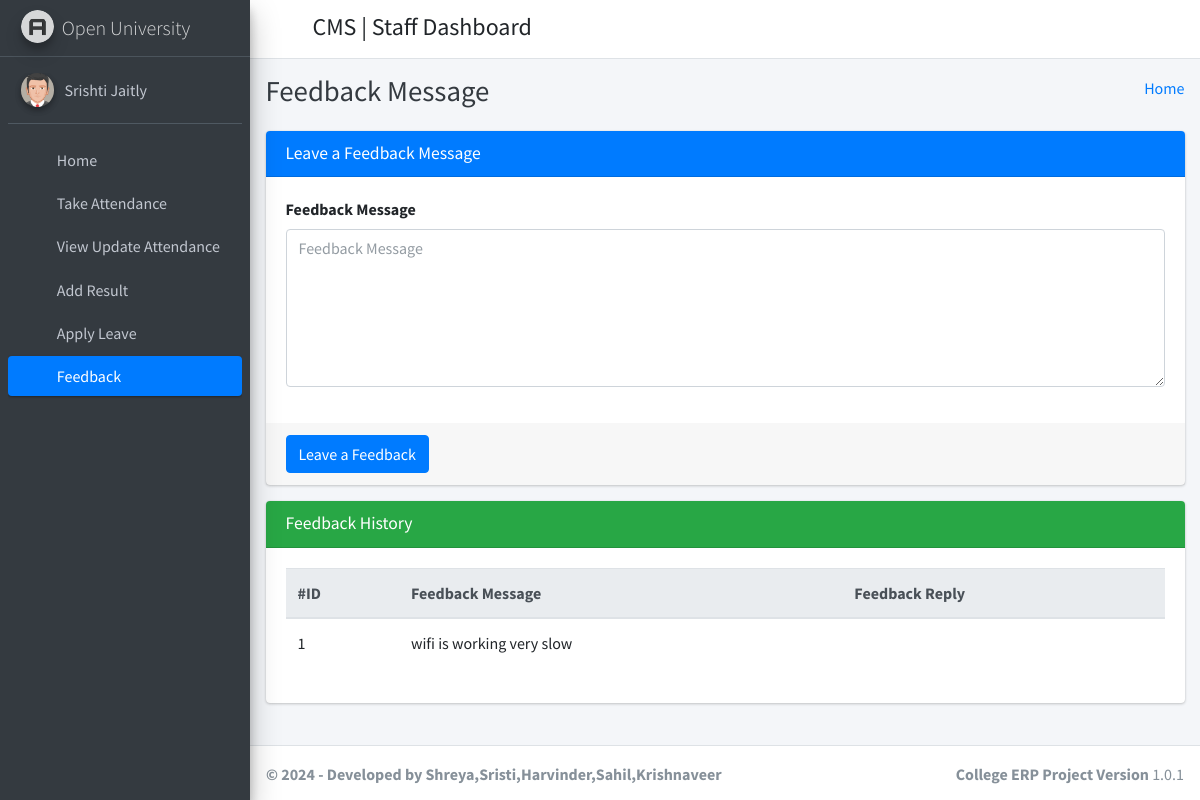
The page /staff_feedback/ (signed in) on the database its author committed.
### student_management_app/models.py (models this page shows)
class CustomUser(AbstractUser):
    user_type_data = ((1, "HOD"), (2, "Staff"), (3, "Student"))
    user_type = models.CharField(default=1, choices=user_type_data, max_length=10)

class FeedBackStaffs(models.Model):
    id = models.AutoField(primary_key=True)
    staff_id = models.ForeignKey(Staffs, on_delete=models.CASCADE)
    feedback = models.TextField()
    feedback_reply = models.TextField()
    created_at = models.DateTimeField(auto_now_add=True)
    updated_at = models.DateTimeField(auto_now=True)
    objects = models.Manager()

### student_management_app/StaffViews.py (the view)
# urls.py: path('staff_feedback/', StaffViews.staff_feedback, name="staff_feedback"),
def staff_feedback(request):
    staff_obj = Staffs.objects.get(admin=request.user.id)
    feedback_data = FeedBackStaffs.objects.filter(staff_id=staff_obj)
    context = {
        "feedback_data":feedback_data
    }
    return render(request, "staff_template/staff_feedback_template.html", context)

### student_management_app/templates/staff_template/staff_feedback_template.html (shortened to what this page needs)
{% extends 'staff_template/base_template.html' %}
{% block page_title %}
    Feedback Message
{% endblock page_title %}
{% block main_content %}
{% load static %}
<section class="content">
        <div class="container-fluid">
            <div class="row">
                <div class="col-md-12">
                    <div class="card card-primary">
                    <div class="card-header">
                        <h3 class="card-title">Leave a Feedback Message</h3>
                    </div>
                    <form method="POST" action="{% url 'staff_feedback_save' %}">
                        <div class="card-body">
                            <div class="form-group">
                                <label>Feedback Message </label>
                                <textarea name="feedback_message" class="form-control" rows="6" placeholder="Feedback Message"></textarea>
                            </div>
                        </div>
                        <div class="card-footer">
                        <button type="submit" class="btn btn-primary">Leave a Feedback</button>
                        </div>
                    </form>
                    </div>
                </div>
            </div>
            <div class="row">
                <div class="col-md-12">
                    <div class="card card-success">
                        <div class="card-header">
                            <h3 class="card-title">Feedback History</h3>
                        </div>
                        <div class="card-body">
                           <div class="table-responsive">
                                <table class="table">
                                    <thead class="thead-light">
                                    <tr>
                                        <th>#ID</th>
                                        <th>Feedback Message</th>
                                        <th>Feedback Reply</th>
                                    </tr>
                                    </thead>
                                    {% for row in feedback_data %}
                                    <tr>
                                        <td>{{ row.id }}</td>
                                        <td>{{ row.feedback }}</td>
                                        <td>{{ row.feedback_reply }}</td>
                                    </tr>
                                    {% endfor %}
                                </table>
                            </div>
                        </div>
                    </div>
                </div>
            </div>
        </div>
      </section>
  {% endblock main_content %}

### student_management_app/templates/staff_template/sidebar_template.html (shortened to what this page needs)
{% load static %}
<aside class="main-sidebar sidebar-dark-primary elevation-4">
      <a href="{% url 'staff_home' %}" class="brand-link">
        <img src="{% static 'dist/img/AdminLTELogo.png' %}" alt="AdminLTE Logo" class="brand-image img-circle elevation-3"
            style="opacity: .8">
        <span class="brand-text font-weight-light">Open University</span>
      </a>
      <div class="sidebar">
        <div class="user-panel mt-3 pb-3 mb-3 d-flex">
          <div class="image">
            <img src="{% static 'dist/img/user2-160x160.jpg' %}" class="img-circle elevation-2" alt="User Image">
          </div>
          <div class="info">
            <a href="{% url 'staff_profile' %}" class="d-block">{{ user.first_name }} {{ user.last_name }}</a>
          </div>
        </div>
        <nav class="mt-2">
          <ul class="nav nav-pills nav-sidebar flex-column" data-widget="treeview" role="menu" data-accordion="false">
            <li class="nav-item">
              {% url 'staff_home' as staff_home %}
              <a href="{{ staff_home }}" class="nav-link {% if request.path == staff_home %} active {% endif %}">
                <i class="nav-icon fas fa-tachometer-alt"></i>
                <p>
                  Home
                </p>
              </a>
            </li>
            <li class="nav-item">
              {% url 'staff_take_attendance' as staff_take_attendance %}
              <a href="{{ staff_take_attendance }}" class="nav-link {% if request.path == staff_take_attendance %} active {% endif %}">
                <i class="nav-icon fas fa-calendar-plus"></i>
                <p>
                  Take Attendance
                </p>
              </a>
            </li>
            <li class="nav-item">
              {% url 'staff_update_attendance' as staff_update_attendance %}
              <a href="{{ staff_update_attendance }}" class="nav-link {% if request.path == staff_update_attendance %} active {% endif %}">
                <i class="nav-icon fas fa-calendar-alt"></i>
                <p>
                  View Update Attendance
                </p>
              </a>
            </li>
            <li class="nav-item">
              {% url 'staff_add_result' as staff_add_result %}
              <a href="{{ staff_add_result }}" class="nav-link {% if request.path == staff_add_result %} active {% endif %}">
                <i class="nav-icon fas fa-tasks"></i>
                <p>
                  Add Result
                </p>
              </a>
            </li>
            <li class="nav-item">
              {% url 'staff_apply_leave' as staff_apply_leave %}
              <a href="{{ staff_apply_leave }}" class="nav-link {% if request.path == staff_apply_leave %} active {% endif %}">
                <i class="nav-icon fas fa-envelope-open-text"></i>
                <p>
                  Apply Leave
                </p>
              </a>
            </li>
            <li class="nav-item">
              {% url 'staff_feedback' as staff_feedback %}
              <a href="{{ staff_feedback }}" class="nav-link {% if request.path == staff_feedback %} active {% endif %}">
                <i class="nav-icon fas fa-comments"></i>
                <p>
                  Feedback
                </p>
              </a>
            </li>
          </ul>
        </nav>
      </div>
    </aside>

### rows shown on the page
CustomUser: first_name "Srishti", last_name "Jaitly"
FeedBackStaffs: id "1", feedback "wifi is working very slow"
